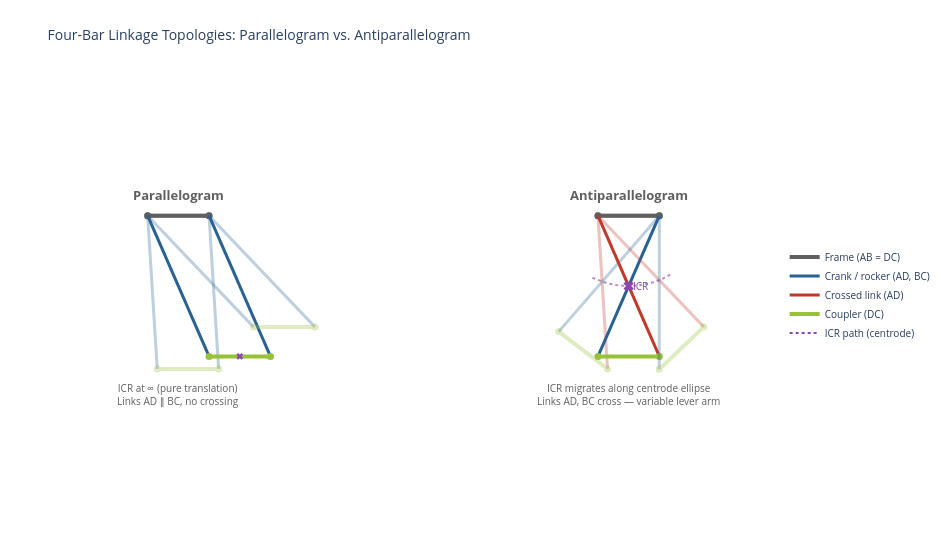

Notebook source saved alongside this figure:
### Markdown cell above
---

## 2. Four-Bar Linkage Topologies

A **four-bar linkage** consists of four rigid bars connected by revolute
joints in a single closed loop with one DOF (Uicker et al., 2011).

Two topologically distinct arrangements arise when opposite sides are equal:

| Property | Parallelogram | Antiparallelogram |
|---|---|---|
| Side links | Parallel (uncrossed) | **Crossed** |
| Coupler motion | Pure translation | Complex rotation |
| ICR | At infinity (parallel links) | **Migrates** along centrode ellipse |
| Effective lever arm | Constant | **Configuration-dependent** |
| Transmission ratio | 1:1 (linear) | Nonlinear, amplifying |

The **antiparallelogram** is used as the elbow joint in the thesis robot
(Klein, 2023). Its migrating ICR produces a variable moment arm, requiring
a configuration-dependent Jacobian for accurate tendon force mapping
(Dijksman, 1977; McCarthy & Soh, 2010).

### Code cell
# =================================================================
# Figure 3 — Four-Bar Linkage Types
# =================================================================
fig = four_bar_comparison_figure(show_caption=show_caption)
fig.show()

### Figure 1 — Plotly figure (JSON) as saved in the notebook; plotly's stock layout.template omitted (floating-point values rounded to 4 significant figures; data arrays with more than 128 entries replaced by an {"elided": "..."} marker saying what was removed)
{"data": [{"line": {"color": "#5F5F5F", "width": 4}, "marker": {"color": "#5F5F5F", "size": 7}, "mode": "lines+markers", "opacity": 0.3, "showlegend": false, "type": "scatter", "x": [-250, -190], "y": [0, 0]}, {"line": {"color": "#296193", "width": 3}, "mode": "lines", "opacity": 0.3, "showlegend": false, "type": "scatter", "x": [-250, -240.6], "y": [0, -149.7]}, {"line": {"color": "#296193", "width": 3}, "mode": "lines", "opacity": 0.3, "showlegend": false, "type": "scatter", "x": [-190, -180.6], "y": [0, -149.7]}, {"line": {"color": "#97C139", "width": 4}, "marker": {"color": "#97C139", "size": 7}, "mode": "lines+markers", "opacity": 0.3, "showlegend": false, "type": "scatter", "x": [-240.6, -180.6], "y": [-149.7, -149.7]}, {"line": {"color": "#5F5F5F", "width": 4}, "marker": {"color": "#5F5F5F", "size": 7}, "mode": "lines+markers", "opacity": 1, "showlegend": false, "type": "scatter", "x": [-250, -190], "y": [0, 0]}, {"line": {"color": "#296193", "width": 3}, "mode": "lines", "opacity": 1, "showlegend": false, "type": "scatter", "x": [-250, -190], "y": [0, -137.5]}, {"line": {"color": "#296193", "width": 3}, "mode": "lines", "opacity": 1, "showlegend": false, "type": "scatter", "x": [-190, -130], "y": [0, -137.5]}, {"line": {"color": "#97C139", "width": 4}, "marker": {"color": "#97C139", "size": 7}, "mode": "lines+markers", "opacity": 1, "showlegend": false, "type": "scatter", "x": [-190, -130], "y": [-137.5, -137.5]}, {"marker": {"color": "#8E44AD", "size": 6, "symbol": "x"}, "mode": "markers", "showlegend": false, "type": "scatter", "x": [-160], "y": [-137.5]}, {"line": {"color": "#5F5F5F", "width": 4}, "marker": {"color": "#5F5F5F", "size": 7}, "mode": "lines+markers", "opacity": 0.3, "showlegend": false, "type": "scatter", "x": [-250, -190], "y": [0, 0]}, {"line": {"color": "#296193", "width": 3}, "mode": "lines", "opacity": 0.3, "showlegend": false, "type": "scatter", "x": [-250, -146.6], "y": [0, -108.7]}, {"line": {"color": "#296193", "width": 3}, "mode": "lines", "opacity": 0.3, "showlegend": false, "type": "scatter", "x": [-190, -86.6], "y": [0, -108.7]}, {"line": {"color": "#97C139", "width": 4}, "marker": {"color": "#97C139", "size": 7}, "mode": "lines+markers", "opacity": 0.3, "showlegend": false, "type": "scatter", "x": [-146.6, -86.6], "y": [-108.7, -108.7]}, {"line": {"color": "#8E44AD", "dash": "dot", "width": 2}, "mode": "lines", "opacity": 0.6, "showlegend": false, "type": "scatter", "x": {"elided": "300 float values"}, "y": {"elided": "300 float values"}}, {"line": {"color": "#5F5F5F", "width": 4}, "marker": {"color": "#5F5F5F", "size": 7}, "mode": "lines+markers", "opacity": 0.3, "showlegend": false, "type": "scatter", "x": [190, 250], "y": [0, 0]}, {"line": {"color": "#C0392B", "width": 3}, "mode": "lines", "opacity": 0.3, "showlegend": false, "type": "scatter", "x": [190, 199.4], "y": [0, -149.7]}, {"line": {"color": "#296193", "width": 3}, "mode": "lines", "opacity": 0.3, "showlegend": false, "type": "scatter", "x": [250, 151.7], "y": [0, -113.3]}, {"line": {"color": "#97C139", "width": 4}, "marker": {"color": "#97C139", "size": 7}, "mode": "lines+markers", "opacity": 0.3, "showlegend": false, "type": "scatter", "x": [199.4, 151.7], "y": [-149.7, -113.3]}, {"line": {"color": "#5F5F5F", "width": 4}, "marker": {"color": "#5F5F5F", "size": 7}, "mode": "lines+markers", "opacity": 1, "showlegend": false, "type": "scatter", "x": [190, 250], "y": [0, 0]}, {"line": {"color": "#C0392B", "width": 3}, "mode": "lines", "opacity": 1, "showlegend": false, "type": "scatter", "x": [190, 250], "y": [0, -137.5]}, {"line": {"color": "#296193", "width": 3}, "mode": "lines", "opacity": 1, "showlegend": false, "type": "scatter", "x": [250, 190], "y": [0, -137.5]}, {"line": {"color": "#97C139", "width": 4}, "marker": {"color": "#97C139", "size": 7}, "mode": "lines+markers", "opacity": 1, "showlegend": false, "type": "scatter", "x": [250, 190], "y": [-137.5, -137.5]}, {"marker": {"color": "#8E44AD", "size": 9, "symbol": "x"}, "mode": "markers", "showlegend": false, "type": "scatter", "x": [220], "y": [-68.74]}, {"line": {"color": "#5F5F5F", "width": 4}, "marker": {"color": "#5F5F5F", "size": 7}, "mode": "lines+markers", "opacity": 0.3, "showlegend": false, "type": "scatter", "x": [190, 250], "y": [0, 0]}, {"line": {"color": "#C0392B", "width": 3}, "mode": "lines", "opacity": 0.3, "showlegend": false, "type": "scatter", "x": [190, 293.4], "y": [0, -108.7]}, {"line": {"color": "#296193", "width": 3}, "mode": "lines", "opacity": 0.3, "showlegend": false, "type": "scatter", "x": [250, 249.9], "y": [0, -150.0]}, {"line": {"color": "#97C139", "width": 4}, "marker": {"color": "#97C139", "size": 7}, "mode": "lines+markers", "opacity": 0.3, "showlegend": false, "type": "scatter", "x": [293.4, 249.9], "y": [-108.7, -150.0]}, {"line": {"color": "#5F5F5F", "dash": "solid", "width": 4}, "mode": "lines", "name": "Frame (AB = DC)", "type": "scatter", "x": [null], "y": [null]}, {"line": {"color": "#296193", "dash": "solid", "width": 3}, "mode": "lines", "name": "Crank / rocker (AD, BC)", "type": "scatter", "x": [null], "y": [null]}, {"line": {"color": "#C0392B", "dash": "solid", "width": 3}, "mode": "lines", "name": "Crossed link (AD)", "type": "scatter", "x": [null], "y": [null]}, {"line": {"color": "#97C139", "dash": "solid", "width": 4}, "mode": "lines", "name": "Coupler (DC)", "type": "scatter", "x": [null], "y": [null]}, {"line": {"color": "#8E44AD", "dash": "dot", "width": 2}, "mode": "lines", "name": "ICR path (centrode)", "type": "scatter", "x": [null], "y": [null]}], "layout": {"annotations": [{"font": {"color": "#5F5F5F", "size": 13}, "showarrow": false, "text": "<b>Parallelogram</b>", "x": -220, "y": 20}, {"font": {"color": "#5F5F5F", "size": 10}, "showarrow": false, "text": "ICR at ∞ (pure translation)<br>Links AD ∥ BC, no crossing", "x": -220, "y": -175}, {"font": {"color": "#8E44AD", "size": 10}, "showarrow": false, "text": "ICR", "x": 232, "y": -68.74}, {"font": {"color": "#5F5F5F", "size": 13}, "showarrow": false, "text": "<b>Antiparallelogram</b>", "x": 220, "y": 20}, {"font": {"color": "#5F5F5F", "size": 10}, "showarrow": false, "text": "ICR migrates along centrode ellipse<br>Links AD, BC cross — variable lever arm", "x": 220, "y": -175}], "height": 550, "legend": {"font": {"size": 10}, "x": 1.02, "y": 0.5}, "margin": {"b": 40, "l": 20, "r": 180, "t": 80}, "plot_bgcolor": "white", "title": {"font": {"size": 14}, "text": "Four-Bar Linkage Topologies: Parallelogram vs. Antiparallelogram"}, "width": 950, "xaxis": {"range": [-350, 350], "scaleanchor": "y", "scaleratio": 1, "showgrid": false, "showticklabels": false, "title": {"text": ""}, "zeroline": false}, "yaxis": {"range": [-200, 45], "showgrid": false, "showticklabels": false, "title": {"text": ""}, "zeroline": false}}}
